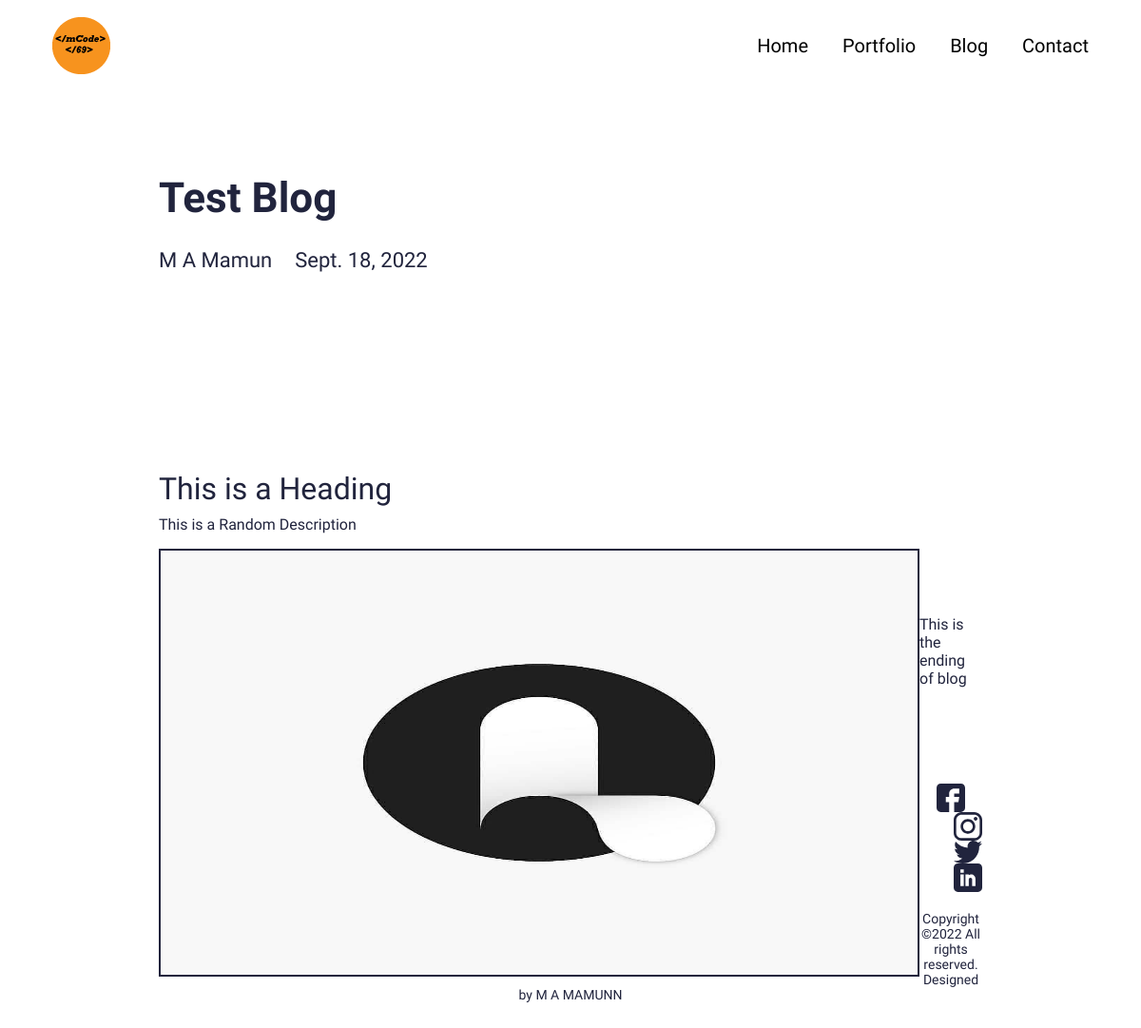
The page /blog/test-blog on the database its author committed.
### main/models.py (models this page shows, shortened)
class Blog(models.Model):
    class Meta:
        verbose_name_plural = 'Blog Profiles'
        verbose_name = 'Blog'
        ordering = ["timestamp"]
    timestamp = models.DateTimeField(auto_now_add=True)
    author = models.CharField(max_length=200, blank=True, null=True)
    name = models.CharField(max_length=200, blank=True, null=True)
    description = models.CharField(max_length=500, blank=True, null=True)
    body = RichTextField(blank=True, null=True)
    slug = models.SlugField(null=True, blank=True)
    image = models.ImageField(blank=True, null=True, upload_to="blog")
    is_active = models.BooleanField(default=True)

### main/views.py (the view)
# urls.py: path('blog/<slug:slug>', views.BlogDetailView.as_view(), name="blog"),
class BlogDetailView(generic.DetailView):
	model = Blog
	template_name = "main/blog-detail.html"

### myProtfolio/context_processors.py (called while the page is built)
def project_context(request):
    context = {
        'me': User.objects.first(),
    }
    return context

### main/templates/main/blog-detail.html (shortened to what this page needs)
{% extends 'main/base.html' %}
{% load static %}
{% block content %}
<section>
  <div class="innerPageBannerCol">
    <div class="container">
      <div class="row g-4 g-md-3  align-items-center">
        <div class="col-md-6">
          <div class="bannerContent">
            <h1 class="xlTitle pb-md-3">{{object.name|title}}</h1>
          </div>
        </div>
      </div>
      <div class="row">
        <div class="col-md-auto">
          <div class="authorCol">
            <h4 class="smTitle pb-3">{{object.author|title}}</h4>
          </div>
        </div>
        <div class="col-md">
          <h4 class="smTitle pb-3">{{object.timestamp.date}}</h4>
        </div>
      </div>
    </div>
  </div>
</section>
<section>
  <div class="sectionSpaceSm">
    <div class="container">
      {{object.body|safe}}
    </div>
  </div>
</section>
{% endblock %}

### static/css/style.css (style rules this page uses)
:root { --primaryColor: #9C07B6; --primaryDarkColor: #3D0048; --primaryHoverColor: #900AA8; --secondaryColor: #F9B000; --baseColor: #21243D; --baseFont: 'Heebo', sans-serif; --titleFont: 'Courier Prime', monospace; --regular: 400; --medium: 500; --bold: 700; --black: 900; --lightBg: #F1F1F1; }
html { scroll-behavior: smooth; }
body { font-family: var(--baseFont); color: var(--baseColor); line-height: normal; }
img { max-width: 100%; }
.xlTitle { font-size: 44px; line-height: 1.3; font-weight: var(--bold); font-family: var(--titleFont) }
.smTitle { font-size: 22px; line-height: normal; font-weight: var(--regular); font-family: var(--titleFont) }
.sectionSpaceSm { padding: 35px 0; }
.innerPageBannerCol { padding: 180px 0 150px; }
@media (min-width:992px) { .container, .container-lg, .container-md, .container-sm, .container-xl, .container-xxl { max-width: 890px; } }

### rows shown on the page
Blog: name "Test Blog", author "M A Mamun", timestamp "Sept. 18, 2022", body "This is a Heading This is a Random Description This is the ending of blog", body (picture)
